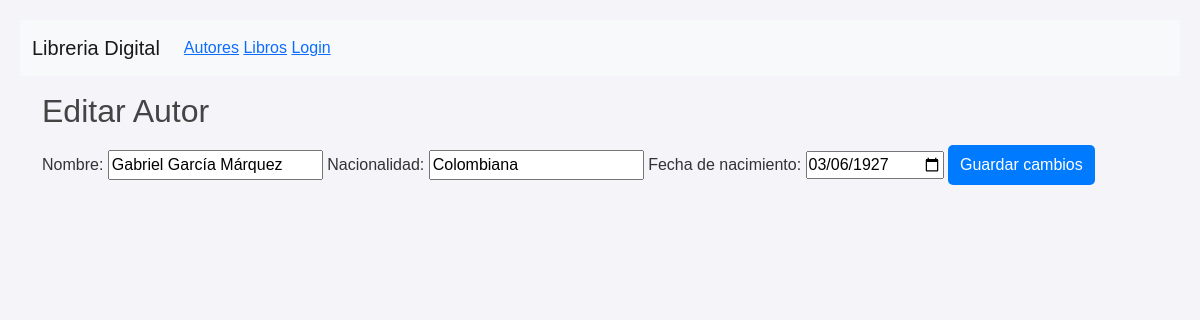
Page /editAuthor/1 (signed in) on the committed database.
### tables this page shows
CREATE TABLE `autores` (
  `id` int(11) NOT NULL,
  `nombre` varchar(150) NOT NULL,
  `nacionalidad` varchar(80) DEFAULT NULL,
  `fecha_de_nacimiento` date DEFAULT NULL
);

### app/views/panel.view.php (called while the page is built, shortened)
<?php
class PanelView
{
  function ShowEditAuthorForm($author)
  {
    include "templates/admin/edit_author.phtml";
  }
}

### app/models/author.model.php (called while the page is built, shortened)
<?php
class AuthorModel
{
    private $db;
    function __construct()
    {
        $this->db = new PDO(
            "mysql:host=" . DB_HOST . ";dbname=" . DB_NAME . ";charset=utf8",
            DB_USER,
            DB_PASS
        );
        $this->db->setAttribute(PDO::ATTR_ERRMODE, PDO::ERRMODE_EXCEPTION);
    }
    function getAuthorById($id)
    {
        $stmt = $this->db->prepare("SELECT * FROM autores WHERE id = ?");
        $stmt->execute([$id]);
        return $stmt->fetch(PDO::FETCH_OBJ);
    }
}

### templates/admin/edit_author.phtml (the view)
<?php include __DIR__ . '/../layout/header.phtml'; ?>
<h2>Editar Autor</h2>
<form action="<?= BASE_URL ?>editAuthor/<?= $author->id ?>" method="POST">
  <label>Nombre:</label>
  <input type="text" name="nombre" value="<?= htmlspecialchars($author->nombre) ?>" required>
  <label>Nacionalidad:</label>
  <input type="text" name="nacionalidad" value="<?= htmlspecialchars($author->nacionalidad) ?>">
  <label>Fecha de nacimiento:</label>
  <input type="date" name="fecha_de_nacimiento" value="<?= $author->fecha_de_nacimiento ?>">
  <button type="submit">Guardar cambios</button>
</form>

### css/style.css (style rules this page uses)
body { font-family: Arial, sans-serif; background-color: #f4f4f9; color: #333; padding: 20px; }
h2, h3 { margin-bottom: 15px; color: #444; }
form button { color: white; gap: 10px; border-radius: 5px; border: none; background-color: #007BFF; padding: 8px 12px; transition: background-color 0.2s; }

### rows in the picture
autores: nombre "Gabriel García Márquez", nacionalidad "Colombiana", fecha_de_nacimiento "03/06/1927"
